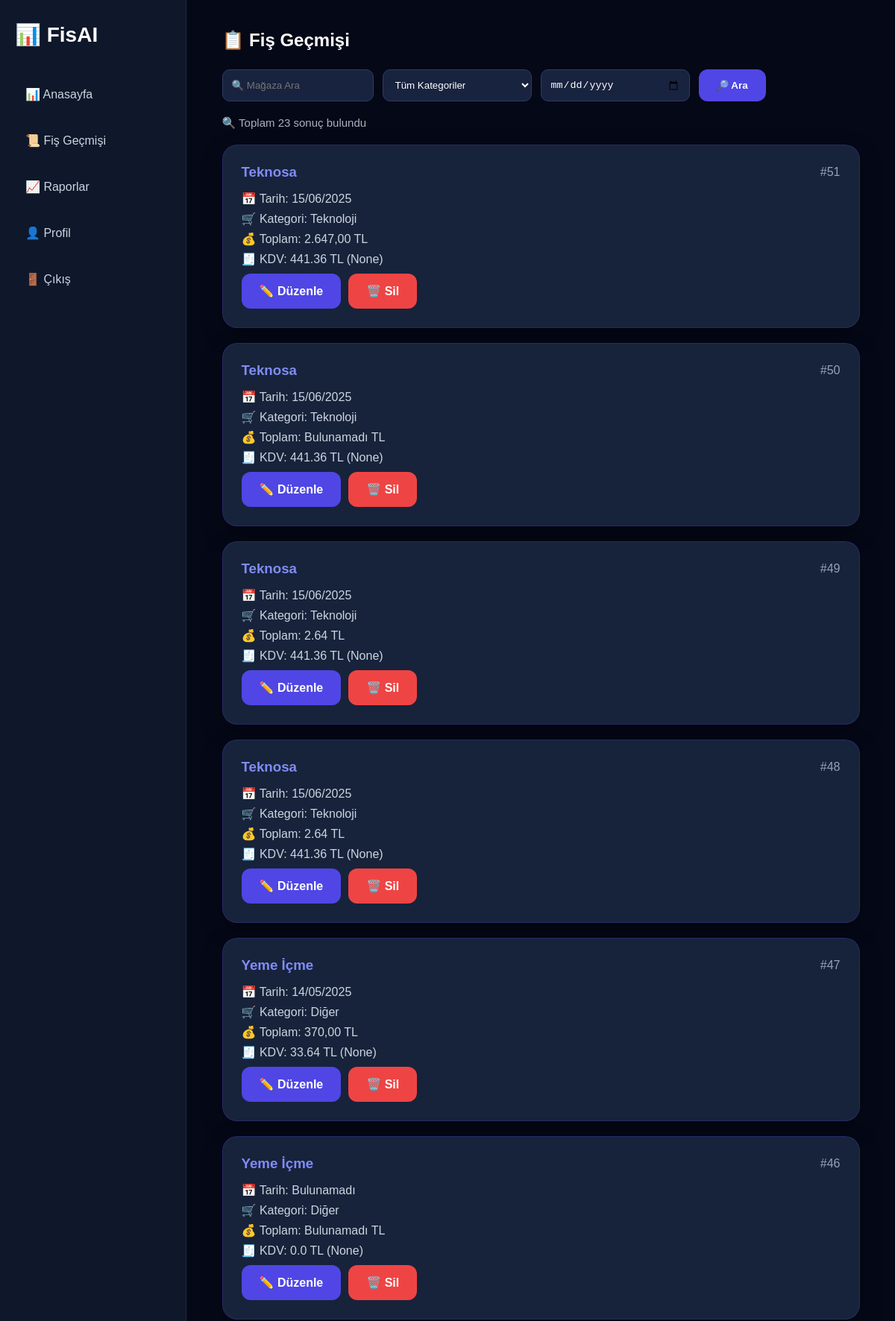
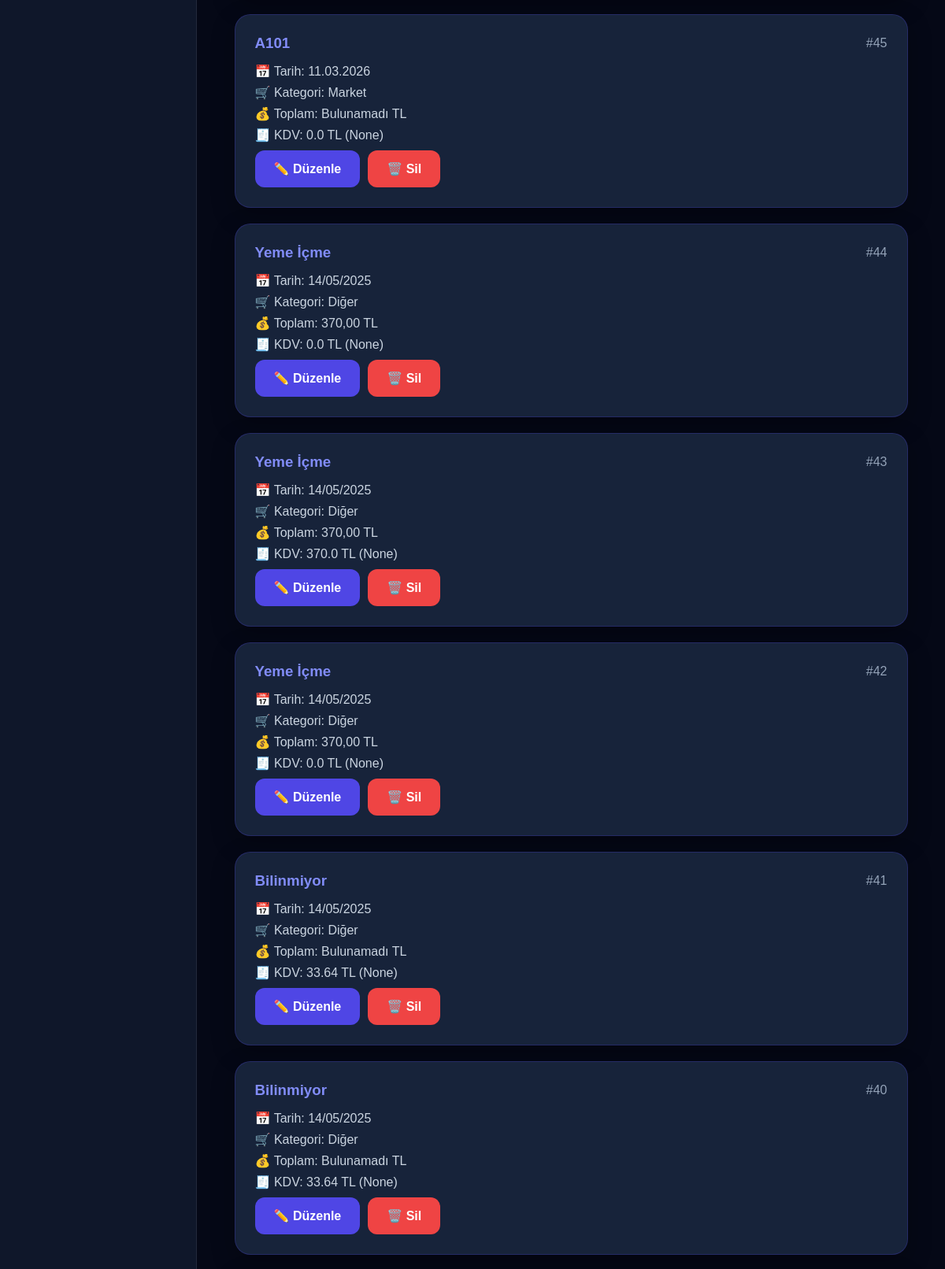
Page /receipts (signed in, upper part) on the committed database (2 pictures, top to bottom).
### tables this page shows
CREATE TABLE fisler (

    id INTEGER PRIMARY KEY AUTOINCREMENT,

    user_id INTEGER,

    tarih TEXT,
    toplam REAL,
    kategori TEXT,
    magaza TEXT,

    kdv REAL,
    dosya_adi TEXT,
    eklenme_tarihi TEXT,

    duzeltilmis INTEGER DEFAULT 0

, ai_yorum TEXT, ocr_text TEXT, kdv_orani TEXT);

### app.py (the view)
@app.route("/receipts")
def receipts():
    user_id = session.get("user_id")
    if not user_id:
        return redirect("/login")
    magaza = request.args.get("magaza", "")
    kategori = request.args.get("kategori", "")
    tarih = request.args.get("tarih", "")
    conn = sqlite3.connect("fisler.db")
    cursor = conn.cursor()
    sql = """
    SELECT *
    FROM fisler
    WHERE user_id=?
    """
    params = [user_id]
    if magaza:
        sql += " AND magaza LIKE ?"
        params.append(f"%{magaza}%")
    if kategori:
        sql += " AND kategori=?"
        params.append(kategori)
    if tarih:
        sql += " AND tarih=?"
        params.append(tarih)
    sql += " ORDER BY id DESC"
    cursor.execute(sql, tuple(params))
    fisler = cursor.fetchall()
    conn.close()
    return render_template(
        "receipts.html",
        fisler=fisler
    )

### templates/receipts.html (shortened to what this page needs)
<!DOCTYPE html>
<html lang="tr">
<head>
    <link rel="stylesheet" href="/static/css/style.css">
</head>
<body>
<div class="layout">
    <div class="sidebar">
        <div class="logo">
            📊 FisAI
        </div>
        <div class="menu">
            <a href="/dashboard">📊 Anasayfa</a>
            <a href="/receipts" class="active-menu">📜 Fiş Geçmişi</a>
            <a href="/reports">📈 Raporlar</a>
            <a href="/uye_profil">👤 Profil</a>
            <a href="/logout">🚪 Çıkış</a>
        </div>
    </div>
    <div class="main-content">
        <div class="container">
            <h2>📋 Fiş Geçmişi</h2>
            <form method="GET" class="filters">
                <input
                    type="text"
                    name="magaza"
                    placeholder="🔍 Mağaza Ara"
                    value="{{ request.args.get('magaza','') }}"
                >
                <select name="kategori">
                    <option value="">Tüm Kategoriler</option>
                </select>
                <input
                    type="date"
                    name="tarih"
                    value="{{ request.args.get('tarih','') }}"
                >
                <button type="submit" class="btn">
                    🔎 Ara
                </button>
            </form>
            <div class="search-result">
                🔍 Toplam {{ fisler|length }} sonuç bulundu
            </div>
            <div class="receipt-list">
                {% for fis in fisler %}
                <div class="receipt-card">
                    <div class="receipt-header">
                        <h3>{{ fis[5] }}</h3>
                        <span>#{{ fis[0] }}</span>
                    </div>
                    <p>📅 Tarih: {{ fis[2] }}</p>
                    <p>🛒 Kategori: {{ fis[4] }}</p>
                    <p>💰 Toplam: {{ fis[3] }} TL</p>
                    <p>🧾 KDV: {{ fis[6] }} TL ({{ fis[7] }})</p>
                    <div style="margin-top:10px; display:flex; gap:10px;">
                        <a href="/edit/{{ fis[0] }}" class="btn">
                            ✏️ Düzenle
                        </a>
                        <a href="/delete/{{ fis[0] }}"
                           class="btn logout-btn"
                           onclick="return confirm('Bu fişi silmek istediğine emin misin?')">
                            🗑️ Sil
                        </a>
                    </div>
                </div>
                {% endfor %}
            </div>
            <br>
        </div>
    </div>
</div>
</body>
</html>

### static/css/style.css (style rules this page uses)
* { margin:0; padding:0; box-sizing:border-box; }
body { font-family:Arial,sans-serif; background:#050816; color:white; }
.btn, .primary-btn { background:#4f46e5; color:white; padding:14px 24px; border:none; border-radius:12px; text-decoration:none; cursor:pointer; font-weight:600; transition:.3s; }
.logout-btn { background:#ef4444; }
.logo { font-size:34px; font-weight:700; color:white; }
.container { width:90%; max-width:1200px; margin:40px auto; }
.container h2 { color:white; margin-bottom:25px; }
.receipt-list { display:flex; flex-direction:column; gap:20px; }
.receipt-card { background:#17233a; border-radius:20px; padding:25px; border:1px solid rgba(79,70,229,.25); box-shadow:0 10px 30px rgba(0,0,0,.25); transition:.3s; }
.receipt-header { display:flex; justify-content:space-between; align-items:center; margin-bottom:15px; }
.receipt-header h3 { color:#818cf8; }
.receipt-header span { color:#94a3b8; }
.receipt-card p { margin:8px 0; color:#cbd5e1; }
.layout { display:flex; min-height:100vh; }
.sidebar { width:250px; background:#0f172a; border-right:1px solid rgba(255,255,255,.08); padding:30px 20px; position:fixed; left:0; top:0; bottom:0; }
.logo { color:white; font-size:28px; font-weight:700; margin-bottom:40px; }
.menu { display:flex; flex-direction:column; gap:15px; }
.menu a { color:#cbd5e1; text-decoration:none; padding:14px; border-radius:12px; transition:.3s; }
.main-content { margin-left:250px; width:100%; }
.filters { display:flex; gap:12px; margin:20px 0; flex-wrap:wrap; }
.filters input, .filters select { background:#18233f; color:white; border:1px solid #2c3d63; padding:12px; border-radius:10px; min-width:200px; }
.search-result { color:#aab0c5; margin-bottom:20px; font-size:15px; }

### rows in the picture
fisler: magaza "Teknosa", id "51", tarih "15/06/2025", kategori "Teknoloji", toplam "2.647,00", kdv "441.36", fis "None"
fisler: magaza "Teknosa", id "50", tarih "15/06/2025", kategori "Teknoloji", toplam "Bulunamadı", kdv "441.36", fis "None"
fisler: magaza "Teknosa", id "49", tarih "15/06/2025", kategori "Teknoloji", toplam "2.64", kdv "441.36", fis "None"
fisler: magaza "Teknosa", id "48", tarih "15/06/2025", kategori "Teknoloji", toplam "2.64", kdv "441.36", fis "None"
fisler: magaza "Yeme İçme", id "47", tarih "14/05/2025", kategori "Diğer", toplam "370,00", kdv "33.64", fis "None"
fisler: magaza "Yeme İçme", id "46", tarih "Bulunamadı", kategori "Diğer", toplam "Bulunamadı", kdv "0.0", fis "None"
fisler: magaza "A101", id "45", tarih "11.03.2026", kategori "Market", toplam "Bulunamadı", kdv "0.0", fis "None"
fisler: magaza "Yeme İçme", id "44", tarih "14/05/2025", kategori "Diğer", toplam "370,00", kdv "0.0", fis "None"
fisler: magaza "Yeme İçme", id "43", tarih "14/05/2025", kategori "Diğer", toplam "370,00", kdv "370.0", fis "None"
fisler: magaza "Yeme İçme", id "42", tarih "14/05/2025", kategori "Diğer", toplam "370,00", kdv "0.0", fis "None"
fisler: magaza "Bilinmiyor", id "41", tarih "14/05/2025", kategori "Diğer", toplam "Bulunamadı", kdv "33.64", fis "None"
fisler: magaza "Bilinmiyor", id "40", tarih "14/05/2025", kategori "Diğer", toplam "Bulunamadı", kdv "33.64", fis "None"

### other values in the picture
{{ fisler|length }} "23"
